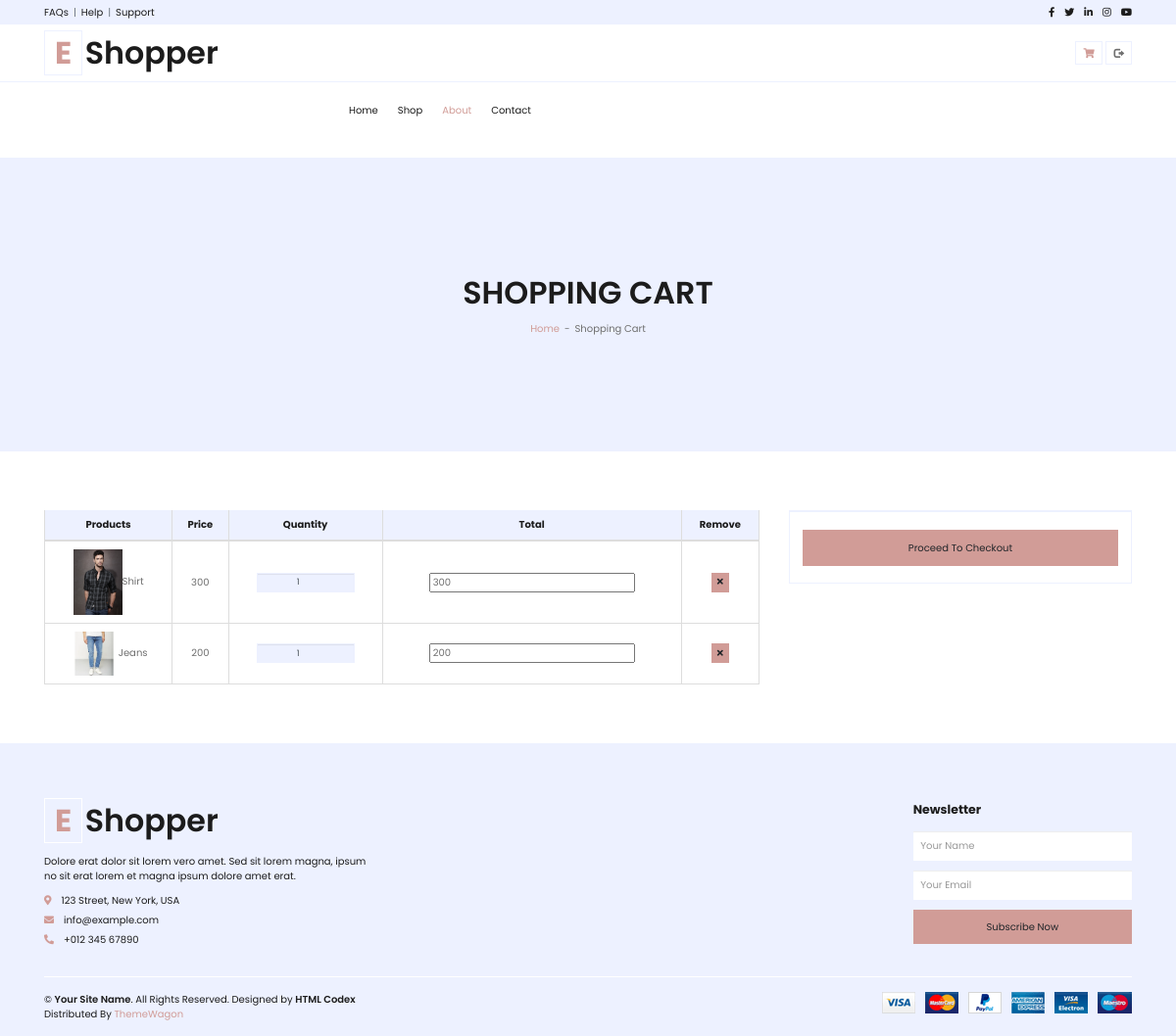
The app's page /cart (signed in) with its own data.
### efashionapp/models.py (models this page shows)
class Cart(models.Model):
    productid=models.ForeignKey(Product,on_delete=CASCADE,null=True,blank=False)
    userid=models.ForeignKey(User1,on_delete=CASCADE,null=True,blank=False)
    total=models.IntegerField(null=True,blank=False)
    quantity=models.IntegerField(null=True,blank=False)
    status=models.IntegerField(null=True,blank=False)

class Product(models.Model):
    pro_name=models.CharField(max_length=100,null=True,blank=False)
    pro_size=models.CharField(max_length=2, choices=SIZE_CHOICES, default='S')
    pro_price=models.CharField(max_length=100,null=True,blank=False)
    pro_cat=models.CharField(max_length=100,null=True,blank=False)
    pro_img=models.ImageField(upload_to='image',null=True,blank=False)

### efashionapp/views.py (the view)
# urls.py: path('cart',views.cart1,name='cart1'),
def cart1(request):
    u=request.session.get('id')
    data=Cart.objects.filter(userid=u,status=0)
    return render(request,'user/cart.html',{'data':data})

### efashionapp/templates/user/cart.html (shortened to what this page needs)
{% load static %}
<!DOCTYPE html>
<html lang="en">
<head>
    <link rel="stylesheet" href="https://maxcdn.bootstrapcdn.com/bootstrap/3.4.0/css/bootstrap.min.css">
    <link href="https://cdnjs.cloudflare.com/ajax/libs/font-awesome/5.10.0/css/all.min.css" rel="stylesheet">
    <link href="{% static 'userstatic/lib/owlcarousel/assets/owl.carousel.min.css' %}" rel="stylesheet">
    <link href="{% static 'userstatic/css/style.css' %}" rel="stylesheet">
</head>
<body>
    <div class="container-fluid">
        <div class="row bg-secondary py-2 px-xl-5">
            <div class="col-lg-6 d-none d-lg-block">
                <div class="d-inline-flex align-items-center">
                    <a class="text-dark" href="">FAQs</a>
                    <span class="text-muted px-2">|</span>
                    <a class="text-dark" href="">Help</a>
                    <span class="text-muted px-2">|</span>
                    <a class="text-dark" href="">Support</a>
                </div>
            </div>
            <div class="col-lg-6 text-center text-lg-right">
                <div class="d-inline-flex align-items-center">
                    <a class="text-dark px-2" href="">
                        <i class="fab fa-facebook-f"></i>
                    </a>
                    <a class="text-dark px-2" href="">
                        <i class="fab fa-twitter"></i>
                    </a>
                    <a class="text-dark px-2" href="">
                        <i class="fab fa-linkedin-in"></i>
                    </a>
                    <a class="text-dark px-2" href="">
                        <i class="fab fa-instagram"></i>
                    </a>
                    <a class="text-dark pl-2" href="">
                        <i class="fab fa-youtube"></i>
                    </a>
                </div>
            </div>
        </div>
        <div class="row align-items-center py-3 px-xl-5">
            <div class="col-lg-3 d-none d-lg-block">
                <a href="" class="text-decoration-none">
                    <h1 class="m-0 display-5 font-weight-semi-bold"><span class="text-primary font-weight-bold border px-3 mr-1">E</span>Shopper</h1>
                </a>
            </div>
            <div class="col-lg-6 col-6 text-left">
            </div>
            <div class="col-lg-3 col-6 text-right">
                {% if 'id' in request.session %}
                <a href="{% url 'cart1' %}" class="btn border">
                    <i class="fas fa-shopping-cart text-primary"></i>
                </a>
                <a href="{% url 'logout1' %}" class="btn border">
                    <span class="glyphicon glyphicon-log-out"></span>
                </a>
                {% else %}
                <a href="{% url 'register1' %}" class="btn border">
                    <i class=""></i>
                    <span class="badge-primary">Register</span>
                </a>
                {% endif %}
            </div>
        </div>
    </div>
    <div class="container-fluid">
        <div class="row border-top px-xl-5">
            <div class="col-lg-3 d-none d-lg-block">
            </div>
            <div class="col-lg-9">
                <nav class="navbar navbar-expand-lg bg-light navbar-light py-3 py-lg-0 px-0">
                    <div class="collapse navbar-collapse justify-content-between" id="navbarCollapse">
                        <div class="navbar-nav mr-auto py-0">
                            <a href="{% url 'usermain1' %}" class="nav-item nav-link">Home</a>
                            <a href="{% url 'shop1' category="all" %}" class="nav-item nav-link">Shop</a>
                            <a href="{% url 'about1' %}" class="nav-item nav-link active">About</a>
                            <a href="{% url 'contact1' %}" class="nav-item nav-link">Contact</a>
                        </div>
                    </div>
                </nav>
            </div>
        </div>
    </div>
    <div class="container-fluid bg-secondary mb-5">
        <div class="d-flex flex-column align-items-center justify-content-center" style="min-height: 300px">
            <h1 class="font-weight-semi-bold text-uppercase mb-3">Shopping Cart</h1>
            <div class="d-inline-flex">
                <p class="m-0"><a href="">Home</a></p>
                <p class="m-0 px-2">-</p>
                <p class="m-0">Shopping Cart</p>
            </div>
        </div>
    </div>
    <div class="container-fluid pt-5">
        <div class="row px-xl-5">
            <div class="col-lg-8 table-responsive mb-5">
                <table class="table table-bordered text-center mb-0">
                    <thead class="bg-secondary text-dark">
                        <tr>
                            <th>Products</th>
                            <th>Price</th>
                            <th>Quantity</th>
                            <th>Total</th>
                            <th>Remove</th>
                        </tr>
                    </thead>
                    <tbody class="align-middle">
                        {% for i in data %}
                        <tr>
                            <td class="align-middle"><img src="{{i.productid.pro_img.url}}" alt="" style="width: 50px;">{{ i.productid.pro_name }}</td>
                            <td class="align-middle"><input type="hidden" id="price" value="{{i.productid.pro_price}}">{{i.productid.pro_price}}</td>
                            <td class="align-middle">
                                <div class="input-group quantity mx-auto" style="width: 100px;">
                                    <input type="number" class="form-control form-control-sm bg-secondary text-center quan" value="{{i.quantity}}" name="quantity" id="quan{{i.id}}">
                                </div>
                            </td>
                            <td class="align-middle"><input type="number" name=total value="{{i.total}}"></td>
                            <td class="align-middle"><a href="{% url 'cartdelete1' cdid=i.id %}"><button class="btn btn-sm btn-primary"><i class="fa fa-times"></i></button></a></td>
                        </tr>
                        {% endfor %}
                    </tbody>
                </table>
            </div>
            <div class="col-lg-4">
                <div class="card border-secondary mb-5">
                    <div class="card-footer border-secondary bg-transparent">
                    <form action="{% url 'checkout1' %} ">
                        <button class="btn btn-block btn-primary my-3 py-3">Proceed To Checkout</button>
                    </form>
                    </div>
                </div>
            </div>
        </div>
    </div>
    <div class="container-fluid bg-secondary text-dark mt-5 pt-5">
        <div class="row px-xl-5 pt-5">
            <div class="col-lg-4 col-md-12 mb-5 pr-3 pr-xl-5">
                <a href="" class="text-decoration-none">
                    <h1 class="mb-4 display-5 font-weight-semi-bold"><span class="text-primary font-weight-bold border border-white px-3 mr-1">E</span>Shopper</h1>
                </a>
                <p>Dolore erat dolor sit lorem vero amet. Sed sit lorem magna, ipsum no sit erat lorem et magna ipsum dolore amet erat.</p>
                <p class="mb-2"><i class="fa fa-map-marker-alt text-primary mr-3"></i>123 Street, New York, USA</p>
                <p class="mb-2"><i class="fa fa-envelope text-primary mr-3"></i>info@example.com</p>
                <p class="mb-0"><i class="fa fa-phone-alt text-primary mr-3"></i>+012 345 67890</p>
            </div>
            <div class="col-lg-8 col-md-12">
                <div class="row">
                    <div class="col-md-4 mb-5">
                    </div>
                    <div class="col-md-4 mb-5">
                    </div>
                    <div class="col-md-4 mb-5">
                        <h5 class="font-weight-bold text-dark mb-4">Newsletter</h5>
                        <form action="">
                            <div class="form-group">
                                <input type="text" class="form-control border-0 py-4" placeholder="Your Name" required="required" />
                            </div>
                            <div class="form-group">
                                <input type="email" class="form-control border-0 py-4" placeholder="Your Email"
                                    required="required" />
                            </div>
                            <div>
                                <button class="btn btn-primary btn-block border-0 py-3" type="submit">Subscribe Now</button>
                            </div>
                        </form>
                    </div>
                </div>
            </div>
        </div>
        <div class="row border-top border-light mx-xl-5 py-4">
            <div class="col-md-6 px-xl-0">
                <p class="mb-md-0 text-center text-md-left text-dark">
                    &copy; <a class="text-dark font-weight-semi-bold" href="#">Your Site Name</a>. All Rights Reserved. Designed
                    by
                    <a class="text-dark font-weight-semi-bold" href="https://htmlcodex.com">HTML Codex</a><br>
                    Distributed By <a href="https://themewagon.com" target="_blank">ThemeWagon</a>
                </p>
            </div>
            <div class="col-md-6 px-xl-0 text-center text-md-right">
                <img class="img-fluid" src="{% static 'userstatic/img/payments.png' %}" alt="">
            </div>
        </div>
    </div>
</body>
</html>

### records on screen
Cart: productid.pro_img (picture), productid.pro_name "Shirt", productid.pro_price "300", quantity "1", total "300"
Cart: productid.pro_img (picture), productid.pro_name "Jeans", productid.pro_price "200", quantity "1", total "200"
